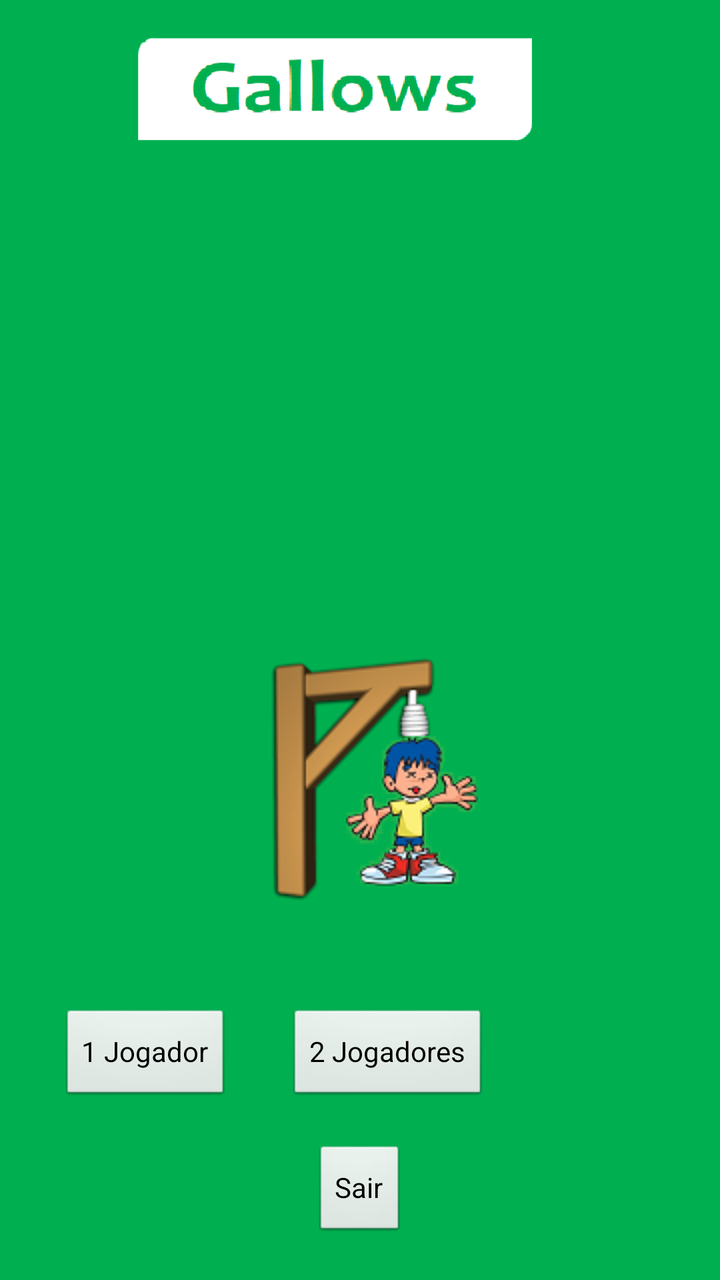
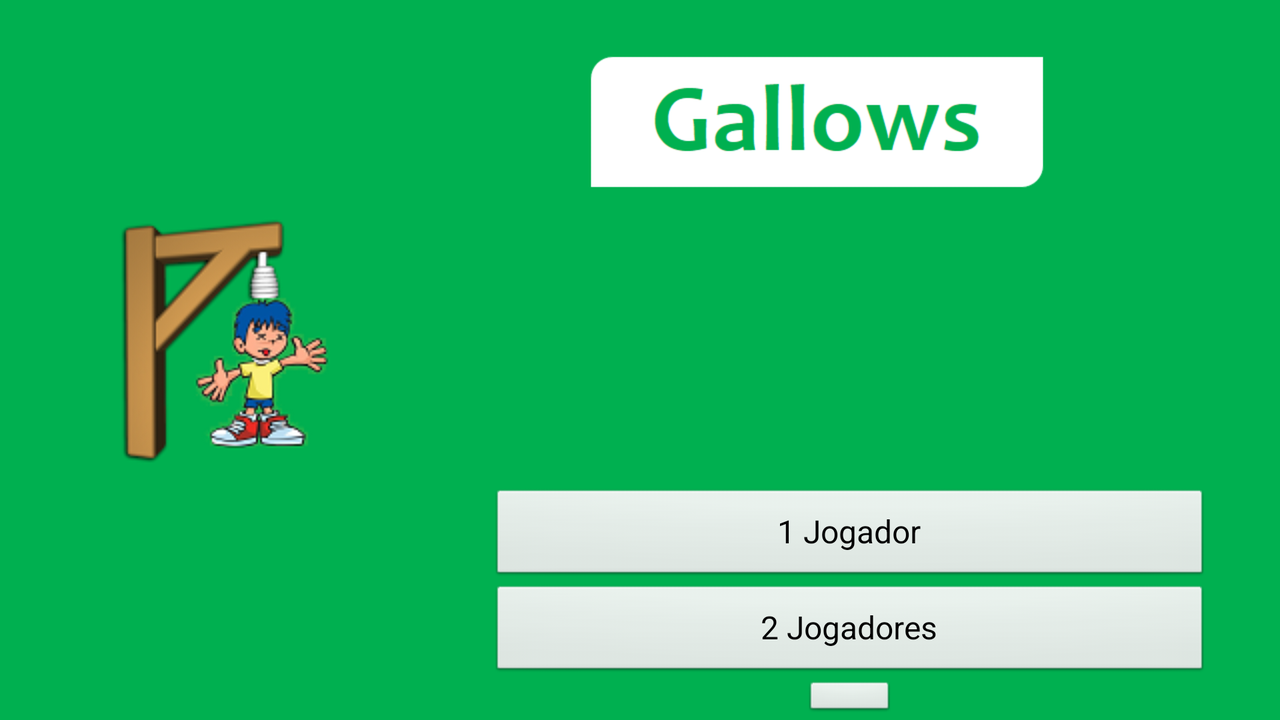

The same Android screen from two of the app's own layout files: first res/layout/ as a phone draws it, then the repository's variant for another configuration, drawn on a device whose configuration selects that folder. Both files follow.
<!-- AndroidManifest.xml: application theme AppTheme -->
<!-- res/layout/activity_main.xml -->
<RelativeLayout xmlns:android="http://schemas.android.com/apk/res/android"
    xmlns:tools="http://schemas.android.com/tools"
    android:layout_width="wrap_content"
    android:layout_height="match_parent"
    android:background="@drawable/gallows2" >
    <ImageView
        android:id="@+id/ivConfig"
        android:layout_width="wrap_content"
        android:layout_height="wrap_content"
        android:layout_alignParentLeft="true"
        android:layout_alignParentBottom="true"
        android:layout_marginLeft="20dp"
        android:layout_marginBottom="20dp"
        android:src="@drawable/config" />

    <Button
        android:id="@+id/bStart1"
        android:layout_width="wrap_content"
        android:layout_height="wrap_content"
        android:layout_alignBaseline="@+id/bStart2"
        android:layout_alignBottom="@+id/bStart2"
        android:layout_alignLeft="@+id/imageView1"
        android:text="1 Jogador" />

    <Button
        android:id="@+id/bStart2"
        android:layout_width="wrap_content"
        android:layout_height="wrap_content"
        android:layout_above="@+id/bSair"
        android:layout_marginBottom="20dp"
        android:layout_marginLeft="28dp"
        android:layout_toRightOf="@+id/bStart1"
        android:text="2 Jogadores" />

    <Button
        android:id="@+id/bSair"
        android:layout_width="wrap_content"
        android:layout_height="wrap_content"
        android:layout_alignBottom="@+id/ivConfig"
        android:layout_centerHorizontal="true"
        android:text="Sair" />

    <ImageView
        android:id="@+id/imageView1"
        android:layout_width="wrap_content"
        android:layout_height="wrap_content"
        android:layout_above="@+id/bStart1"
        android:layout_centerHorizontal="true"
        android:layout_margin="30dp"
        android:layout_marginBottom="68dp"
        android:src="@drawable/forca_0" />

</RelativeLayout>
<!-- resources referenced by this layout -->
<resources>
  <!-- drawable forca_0: png bitmap (drawable, 20526 bytes) -->
  <!-- drawable gallows2: png bitmap (drawable, 16914 bytes) -->
  <style name="AppTheme" parent="android:Theme.Light.NoTitleBar" />
</resources>
<!-- res/layout-land/activity_main.xml (the repository's variant of the layout above) -->
<!-- drawn on the phone turned sideways -->
<RelativeLayout xmlns:android="http://schemas.android.com/apk/res/android"
    xmlns:tools="http://schemas.android.com/tools"
    android:layout_width="match_parent"
    android:layout_height="match_parent"
    android:background="@drawable/gallows" >

    <ImageView
        android:id="@+id/imageView1"
        android:layout_width="wrap_content"
        android:layout_height="match_parent"
        android:layout_centerVertical="true"
        android:layout_margin="30dp"
        android:contentDescription="@null"
        android:src="@drawable/forca_0" />
    <RelativeLayout
        android:layout_width="wrap_content"
        android:layout_height="match_parent"
        android:layout_toRightOf="@id/imageView1"
        android:orientation="vertical" >

        <Button
            android:id="@+id/bStart2"
            style="@style/AppTheme"
            android:layout_width="match_parent"
            android:layout_height="wrap_content"
            android:layout_above="@id/bSair"
            android:layout_centerHorizontal="true"
            android:layout_marginLeft="35dp"
            android:layout_marginRight="35dp"
            android:text="2 Jogadores" />

        <Button
            android:id="@+id/bStart1"
            style="@style/AppTheme"
            android:layout_width="match_parent"
            android:layout_height="wrap_content"
            android:layout_above="@id/bStart2"
            android:layout_centerHorizontal="true"
            android:layout_marginLeft="35dp"
            android:layout_marginRight="35dp"
            android:text="1 Jogador" />

        <ImageView
            android:id="@+id/ivConfig"
            android:layout_width="wrap_content"
            android:layout_height="wrap_content"
            android:layout_alignParentRight="true"
            android:layout_alignParentBottom="true"
            android:layout_marginRight="20dp"
            android:layout_marginBottom="20dp"
            android:contentDescription="@null"
            android:src="@drawable/config" />

        <Button
            android:id="@+id/bSair"
            android:layout_width="wrap_content"
            android:layout_height="wrap_content"
            android:layout_alignTop="@+id/ivConfig"
            android:layout_centerHorizontal="true"
            android:text="Sair" />

    </RelativeLayout>
</RelativeLayout>
<!-- resources referenced by the variant -->
<!-- as the phone turned sideways resolves them -->
<resources>
  <!-- drawable forca_0: png bitmap (drawable, 20526 bytes) -->
  <!-- drawable gallows: png bitmap (drawable, 15426 bytes) -->
  <style name="AppTheme" parent="android:Theme.Light.NoTitleBar" />
</resources>
